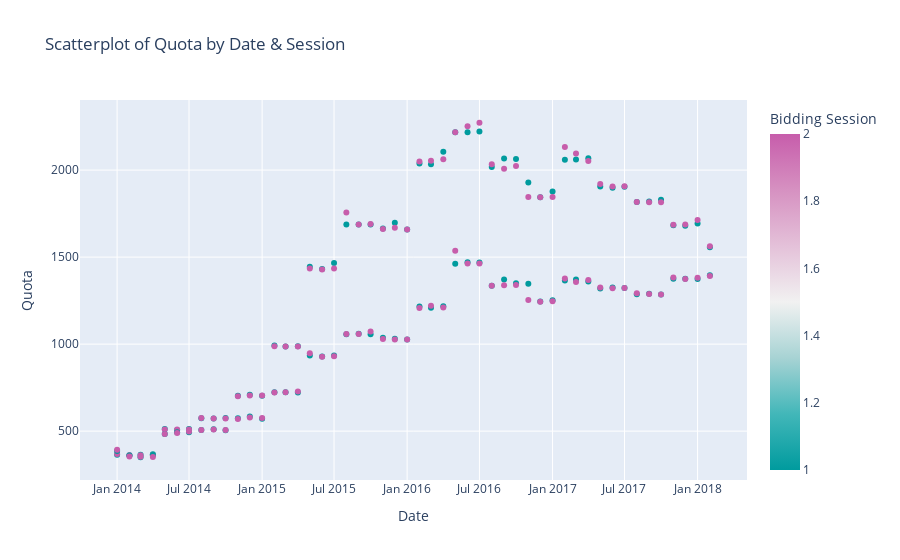

Notebook source saved alongside this figure:
### Markdown cell above
### Correlation 1:  Quota ~ Bidding Session

### Code cell
fig3 = px.scatter(data_frame=df_personal_cars, x='Date', y='Quota', color='Bidding Session', color_continuous_scale='tropic', title='Scatterplot of Quota by Date & Session')
fig3.write_image('./assets/scatterplot-quota-by-date-and-session.png', engine='kaleido')
ax9 = sns.scatterplot(data=df_personal_cars, x='Date', y='Quota', hue='Bidding Session', palette='crest')
ax9.set_title('Scatterplot of Quota by Date & Session', fontsize=25)
ax9.set_xticklabels(labels=maskDateVect(ax9.get_xticks()))
fig3

### Figure 1 — Plotly figure (JSON) as saved in the notebook; plotly's stock layout.template omitted (floating-point values rounded to 4 significant figures; data arrays with more than 128 entries replaced by an {"elided": "..."} marker saying what was removed)
{"data": [{"hovertemplate": "Date=%{x}<br>Quota=%{y}<br>Bidding Session=%{marker.color}<extra></extra>", "legendgroup": "", "marker": {"color": {"elided": "200 int values"}, "coloraxis": "coloraxis", "symbol": "circle"}, "mode": "markers", "name": "", "orientation": "v", "showlegend": false, "type": "scatter", "x": {"elided": "200 str values"}, "xaxis": "x", "y": {"elided": "200 int values"}, "yaxis": "y"}], "layout": {"coloraxis": {"colorbar": {"title": {"text": "Bidding Session"}}, "colorscale": [[0, "rgb(0, 155, 158)"], [0.1667, "rgb(66, 183, 185)"], [0.3333, "rgb(167, 211, 212)"], [0.5, "rgb(241, 241, 241)"], [0.6667, "rgb(228, 193, 217)"], [0.8333, "rgb(214, 145, 193)"], [1, "rgb(199, 93, 171)"]]}, "legend": {"tracegroupgap": 0}, "title": {"text": "Scatterplot of Quota by Date & Session"}, "xaxis": {"anchor": "y", "domain": [0, 1], "title": {"text": "Date"}}, "yaxis": {"anchor": "x", "domain": [0, 1], "title": {"text": "Quota"}}}}
